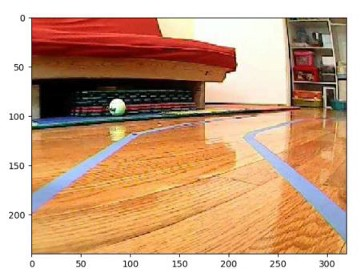
#> input picture App/Line_detection/images/road1_240x320.jpeg, 360 x 276 px
$ python -i utils.py   (imports and definitions only)
#> lines starting #> are read from the running program, lines starting #| are printed output that depends on the picture; after the words box and inside, x2 and y2 are one past the last pixel; in counts of white or black regions, pixels touching at a corner belong together
import cv2
import numpy as np
import math

## Lane detection
def detect_edges(frame):
    # filter for blue lane lines
    hsv = cv2.cvtColor(frame, cv2.COLOR_BGR2HSV)
    # show_image("hsv", hsv)
    lower_blue = np.array([60, 20, 20])
    upper_blue = np.array([150, 255, 255])
    mask = cv2.inRange(hsv, lower_blue, upper_blue)
    # show_image("blue mask", mask)

    # detect edges
    edges = cv2.Canny(mask, 200, 400)
    return edges


# Isolate Region of Interest
def region_of_interest(edges):
    height, width = edges.shape
    mask = np.zeros_like(edges)
    half_height = int(1/2 * height) # only focus bottom half of the screen
    mask[half_height: height] = np.ones(width)
    roi = np.multiply(edges, mask)
    return roi
    # show_image("cropped_region_of_interest", roi)


# these values works with a 320x240 resolution camera running between solid blue lane lines. Of course, they need to be re-tuned for a life-sized car with a high-resolution camera running on a real road with white/yellow dashed lane lines.
def detect_line_segments(cropped_edges):
    # tuning min_threshold, minLineLength, maxLineGap is a trial and error process by hand
    rho = 1  # distance precision in pixel, i.e. 1 pixel
    angle = np.pi / 180  # angular precision in radian, i.e. 1 degree
    min_threshold = 10  # minimal of votes
    line_segments = cv2.HoughLinesP(cropped_edges, rho, angle, min_threshold,
                                    np.array([]), minLineLength=80, maxLineGap=8)
    return line_segments


def average_slope_intercept(frame, line_segments):
    """
    This function combines line segments into one or two lane lines
    If all line slopes are < 0: then we only have detected left lane
    If all line slopes are > 0: then we only have detected right lane
    """
    lane_lines = []
    if line_segments is None:
        print('No line_segment segments detected')
        return lane_lines

    height, width, _ = frame.shape
    left_fit = []
    right_fit = []
    boundary = 1/3
    left_region_boundary = width * (1 - boundary)  # left lane line segment should be on left 2/3 of the screen
    right_region_boundary = width * boundary # right lane line segment should be on left 2/3 of the screen

    for line_segment in line_segments:
        for x1, y1, x2, y2 in line_segment:
            if x1 == x2:
                # print('skipping vertical line segment (slope=inf): %s' % line_segment)
                continue
            fit = np.polyfit((x1, x2), (y1, y2), 1)
            slope = fit[0]
            intercept = fit[1]
            if slope < 0:
                if x1 < left_region_boundary and x2 < left_region_boundary:
                    left_fit.append((slope, intercept))
            else:
                if x1 > right_region_boundary and x2 > right_region_boundary:
                    right_fit.append((slope, intercept))

    left_fit_average = np.average(left_fit, axis=0)
    if len(left_fit) > 0:
        lane_lines.append(make_points(frame, left_fit_average))

    right_fit_average = np.average(right_fit, axis=0)
    if len(right_fit) > 0:
        lane_lines.append(make_points(frame, right_fit_average))

    # print('lane lines: %s' % lane_lines)  # [[[316, 720, 484, 432]], [[1009, 720, 718, 432]]]
    return lane_lines


def make_points(frame, line):
    height, width, _ = frame.shape
    slope, intercept = line
    y1 = height  # bottom of the frame
    y2 = int(y1 * 0.5)  # make points from middle of the frame down

    # bound the coordinates within the frame
    x1 = max(-width, min(2 * width, int((y1 - intercept) / slope)))
    x2 = max(-width, min(2 * width, int((y2 - intercept) / slope)))
    return [[x1, y1, x2, y2]]


def detect_lane(frame):
    edges = detect_edges(frame)
    cropped_edges = region_of_interest(edges)
    line_segments = detect_line_segments(cropped_edges)
    lane_lines = average_slope_intercept(frame, line_segments)
    return lane_lines


def display_lines(frame, lines, line_color=(0, 255, 0), line_width=5):
    line_image = np.zeros_like(frame)
    if lines is not None:
        for line in lines:
            for x1, y1, x2, y2 in line:
                cv2.line(line_image, (x1, y1), (x2, y2), line_color, line_width)
    line_image = cv2.addWeighted(frame, 0.8, line_image, 1, 1)
    # show_image("lane lines", line_image)
    return line_image


## Motion Planning: Steering
def compute_steering_angle(frame, lane_lines):
    """ Find the steering angle based on lane line coordinate
        We assume that camera is calibrated to point to dead center
    """
    if len(lane_lines) == 0:
        print('No lane lines detected, do nothing')
        #MAKE CAR STOP?
        return -90

    # Get middle line in case of detecting single lane
    height, width, _ = frame.shape
    if len(lane_lines) == 1:
        # print('Only detected one lane line, just follow it. ', lane_lines[0])
        x1, _, x2, _ = lane_lines[0][0]
        x_offset = x2 - x1
    else:   # get middle line in case of detecting two lanes
        _, _, left_x2, _ = lane_lines[0][0]
        _, _, right_x2, _ = lane_lines[1][0]
        cameraMidOffsetPercent = 0.00 # 0.0 means car pointing to center, -0.03: car is centered to left, +0.03 means car pointing to right
        mid = int(width / 2 * (1 + cameraMidOffsetPercent))
        x_offset = (left_x2 + right_x2) / 2 - mid

    # find the steering angle, which is angle between navigation direction to end of center line
    y_offset = int(height / 2)

    angle_to_mid_radian = math.atan(x_offset / y_offset)  # angle (in radian) to center vertical line
    angle_to_mid_deg = int(angle_to_mid_radian * 180.0 / math.pi)  # angle (in degrees) to center vertical line
    steeringAngle = angle_to_mid_deg + 90  # this is the steering angle needed by picar front wheel
    # print('new steering angle: ', steeringAngle)
    return steeringAngle


def display_heading_line(frame, steering_angle, line_color=(0, 0, 255), line_width=5):
    heading_image = np.zeros_like(frame)
    height, width, _ = frame.shape

    # figure out the heading line from steering angle
    # heading line (x1,y1) is always center bottom of the screen
    # (x2, y2) requires a bit of trigonometry

    # Note: the steering angle of:
    # 0-89 degree: turn left
    # 90 degree: going straight
    # 91-180 degree: turn right
    steering_angle_radian = steering_angle / 180.0 * math.pi
    x1 = int(width / 2)
    y1 = height
    x2 = int(x1 - height / 2 / math.tan(steering_angle_radian))
    y2 = int(height / 2)

    cv2.line(heading_image, (x1, y1), (x2, y2), line_color, line_width)
    heading_image = cv2.addWeighted(frame, 0.8, heading_image, 1, 1)

    return heading_image


def show_heading_line(frame):
    lane_lines = detect_lane(frame)
    lane_lines_image = display_lines(frame, lane_lines)
    steeringAngle = compute_steering_angle(frame, lane_lines)
    finalImage = display_heading_line(lane_lines_image, steeringAngle)
    return finalImage


def compute_angle(frame):
    lanes = detect_lane(frame)
    angle = compute_steering_angle(frame, lanes)
    return angle

def detect_direction(frame):
    angle = compute_angle(frame)
    direction = "F"
    if angle >= 74 and angle <= 100:
        direction = "F"
    elif angle < 74:
        direction = "L"
    elif angle > 100:
        direction = "R"
    return direction


def show_image(window_name:str, image):
    cv2.namedWindow(window_name, cv2.WINDOW_AUTOSIZE)
    image = cv2.resize(image, (960, 540))
    cv2.imshow(window_name, image)
    cv2.waitKey(0) # waits until a key is pressed
    cv2.destroyAllWindows()

>>> import cv2
>>> picture = cv2.imread('../images/road1_240x320.jpeg')
#> picture is the input picture: shape (276, 360, 3); mean B, G, R 132.3, 162.6, 202.5
>>> result = show_heading_line(picture)
#> in detect_edges, `hsv = cv2.cvtColor(frame, cv2.COLOR_BGR2HSV)`: hsv: shape (276, 360, 3); mean H, S, V 23.4, 104, 204.9
#> in detect_edges, `mask = cv2.inRange(hsv, lower_blue, upper_blue)`:
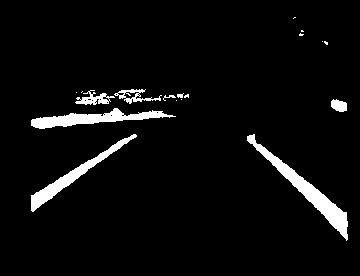
#> mask: shape (276, 360); 4.8% white; 18 white regions (10 under 20 px), largest, box (x1, y1, x2, y2) and area: (247, 134, 348, 241) 1621, (31, 108, 176, 129) 1221, (31, 134, 137, 212) 1112
#> in detect_edges, `edges = cv2.Canny(mask, 200, 400)`:
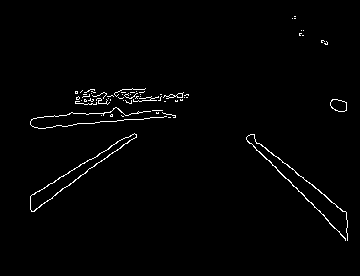
#> edges: shape (276, 360); 1.4% white in thin lines or dots, all inside (x1, y1, x2, y2) = (30, 16, 348, 241)
#> in region_of_interest, `mask[half_height: height] = np.ones(width)`:
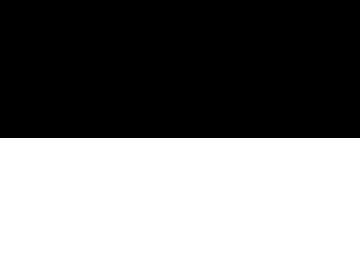
#> mask: shape (276, 360); values 0 (black) and 1 (white), 50% white; 1 white region, box (x1, y1, x2, y2) and area: (0, 138, 360, 276) 49680
#> in region_of_interest, `roi = np.multiply(edges, mask)`:
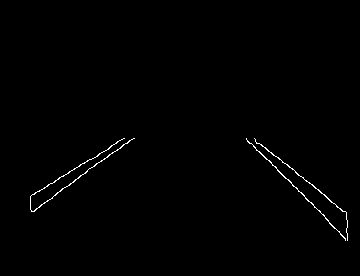
#> roi: shape (276, 360); 0.63% white in thin lines or dots, all inside (x1, y1, x2, y2) = (30, 138, 348, 241)
#> in detect_line_segments, `line_segments = cv2.HoughLinesP(cropped_edges, rho, angle, min_thresho..`: line_segments = [[246, 138, 328, 220], [255, 139, 346, 213], [30, 196, 123, 138], [34, 211, 123, 144], [34, 194, 124, 138]]
#> the loop in average_slope_intercept, `for line_segment in line_segments:` made 5 passes
#> after the loop in average_slope_intercept, `for line_segment in line_segments:`: left_fit = [(-0.624, 214.7), (-0.753, 236.6), (-0.622, 215.2)]; right_fit = [(1, -108), (0.813, -68.36)]
#> in average_slope_intercept, `left_fit_average = np.average(left_fit, axis=0)`: left_fit_average = [-0.666, 222.2]
#> in make_points, `slope, intercept = line`: slope = -0.666; intercept = 222.2
#> in make_points, `x1 = max(-width, min(2 * width, int((y1 - intercept) / slope)))`: x1 = -80
#> in make_points, `x2 = max(-width, min(2 * width, int((y2 - intercept) / slope)))`: x2 = 126
#> in average_slope_intercept, `right_fit_average = np.average(right_fit, axis=0)`: right_fit_average = [0.907, -88.18]
#> in detect_lane, `lane_lines = average_slope_intercept(frame, line_segments)`: lane_lines = [[[-80, 276, 126, 138]], [[401, 276, 249, 138]]]
#> the loop in display_lines, `for line in lines:` made 2 passes
#> after the loop in display_lines, `for line in lines:`:
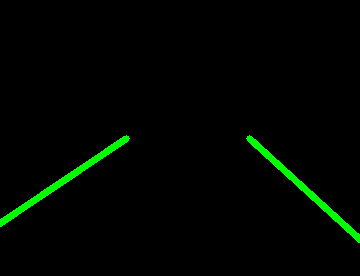
#> line_image: shape (276, 360, 3); mean of channels 0, 1, 2 0, 5.3, 0; drawn as B, G, R
#> in display_lines, `line_image = cv2.addWeighted(frame, 0.8, line_image, 1, 1)`:
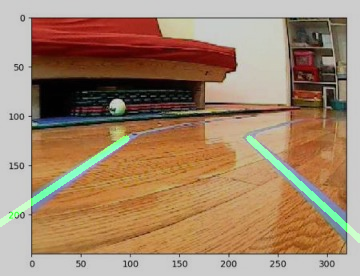
#> line_image: shape (276, 360, 3); mean B, G, R 106.9, 133.1, 163
#> in compute_steering_angle, `_, _, left_x2, _ = lane_lines[0][0]`: left_x2 = 126
#> in compute_steering_angle, `_, _, right_x2, _ = lane_lines[1][0]`: right_x2 = 249
#> in compute_steering_angle, `x_offset = (left_x2 + right_x2) / 2 - mid`: x_offset = 7.5
#> in compute_steering_angle, `angle_to_mid_radian = math.atan(x_offset / y_offset)`: angle_to_mid_radian = 0.0543
#> in compute_steering_angle, `angle_to_mid_deg = int(angle_to_mid_radian * 180.0 / math.pi)`: angle_to_mid_deg = 3
#> in compute_steering_angle, `steeringAngle = angle_to_mid_deg + 90`: steeringAngle = 93
#> in display_heading_line, `steering_angle_radian = steering_angle / 180.0 * math.pi`: steering_angle_radian = 1.62
#> in display_heading_line, `x2 = int(x1 - height / 2 / math.tan(steering_angle_radian))`: x2 = 187
#> in display_heading_line, `heading_image = cv2.addWeighted(frame, 0.8, heading_image, 1, 1)`:
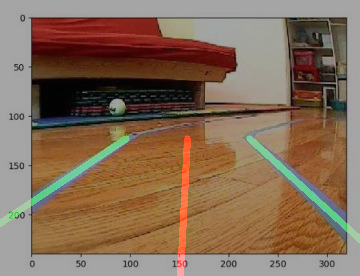
#> heading_image: shape (276, 360, 3); mean B, G, R 86.5, 107.4, 132.4
